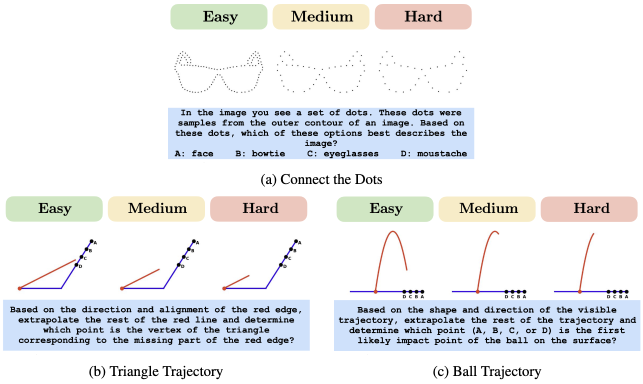
#> input picture assets/difficulities.png, 1286 x 768 px (shown at 1/2 size)
$ python -i connect_the_dots.py   (imports and definitions only)
#> lines starting #> are read from the running program, lines starting #| are printed output that depends on the picture; after the words box and inside, x2 and y2 are one past the last pixel; in counts of white or black regions, pixels touching at a corner belong together
### utils/io_tools.py
import os
import json
import yaml
import torch
import pickle
import pathlib
import importlib


# [31 lines left out: functions get_device, get_obj_from_str, instantiate_from_config, load_config_from_yaml, not called in this run]


def str2int(s):
    return int.from_bytes(s.encode(), 'little') % (2 ** 32 - 1)


def save_pickle(data, path):
    with open(path, 'wb') as file:
        pickle.dump(data, file)


# [11 lines left out: functions load_pickle, find_valid_name, not called in this run]


def check_and_create_dir(path):
    if not os.path.exists(path):
        os.makedirs(path)


def get_root(file, num_returns=1):
#> called with file = 'puzzles/connect_the_dots.py', num_returns = 2
    tmp = pathlib.Path(file)
    for _ in range(num_returns):
        tmp = tmp.parent.resolve()
    return tmp


def load_json(path, default=None):
#> in find_corners, img is the input picture: shape (768, 1286, 3); mean B, G, R 239, 236.6, 234.7
    if not os.path.exists and default is not None:
        return default
    with open(path, 'r') as f:
        return json.load(f)

def save_json(data, path):
    with open(path, 'w') as f:
        json.dump(data, f, indent=4)

# [15 lines left out: functions modify_json, load_resume_dict, not called in this run]

### puzzles/image_utils.py
import numpy as np
from PIL import Image
import matplotlib.pyplot as plt

def pad_to_square(img_array, pad_color=255):
    """Pad a NumPy image array (HWC or HW) to make it square."""
#> called with pad_color = 255
    h, w = img_array.shape[:2]
#> h = 768; w = 1286
    size = max(h, w)
#> size = 1286
    pad_vert = (size - h)
#> pad_vert = 518
    pad_horiz = (size - w)
#> pad_horiz = 0
    pad_top = pad_vert // 2
#> pad_top = 259
    pad_bottom = pad_vert - pad_top
#> pad_bottom = 259
    pad_left = pad_horiz // 2
#> pad_left = 0
    pad_right = pad_horiz - pad_left
#> pad_right = 0

    if img_array.ndim == 2:
        padded = np.pad(img_array, ((pad_top, pad_bottom), (pad_left, pad_right)),
                        mode='constant', constant_values=pad_color)
    else:
        padded = np.pad(img_array, ((pad_top, pad_bottom), (pad_left, pad_right), (0, 0)),
                        mode='constant', constant_values=pad_color)
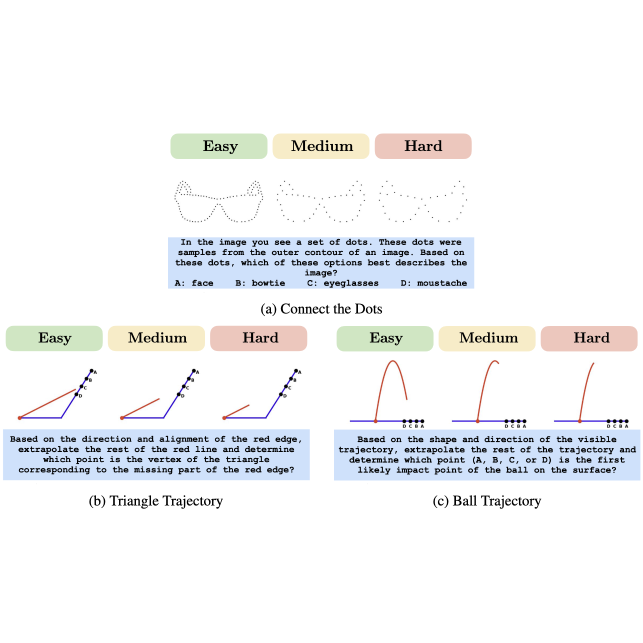
#> padded: shape (1286, 1286, 3) (shown at 1/2 size); mean B, G, R 245.4, 244, 242.9
    return padded

# [11 lines left out: function save_square_image, not called in this run]

### puzzles/connect_the_dots.py
import os
import cv2
import random
import numpy as np
from tqdm import tqdm
from utils import io_tools
import matplotlib.pyplot as plt
import puzzles.image_utils as iu

ROOT = io_tools.get_root(__file__, 2)
# [1 line that did not run here, left out]
LETTER_OPTIONS = ['A', 'B', 'C', 'D']

def find_corners(image_path, kernel_size=3, minDistance=5, image_size=(384, 384)):
    img = cv2.imread(image_path)
    img = iu.pad_to_square(img)
    gray = cv2.cvtColor(img, cv2.COLOR_BGR2GRAY)
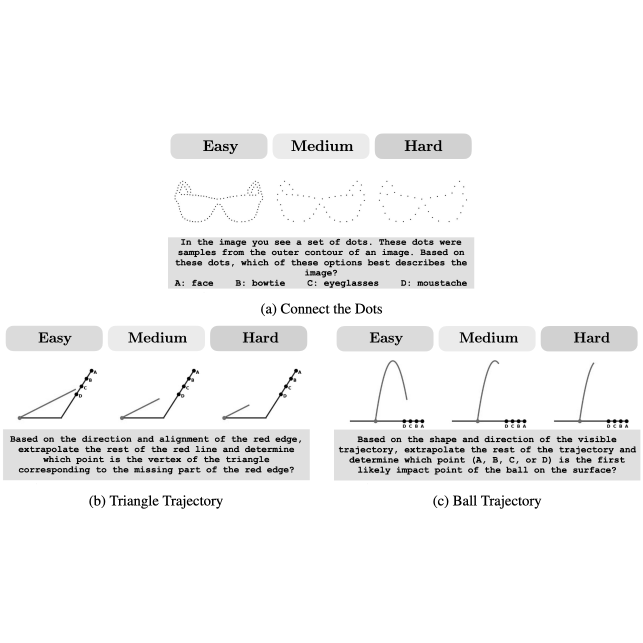
#> gray: shape (1286, 1286) (shown at 1/2 size); min 0, max 255, mean 243.9
    gray = cv2.resize(gray, image_size)
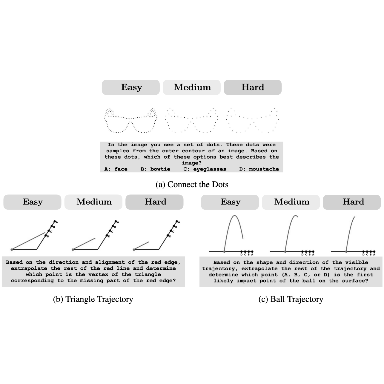
#> gray: shape (384, 384); min 0, max 255, mean 244.1
    minDistance = int(max(gray.shape[:2]) / 360 * minDistance)
#> minDistance = 5

    _, thresh = cv2.threshold(gray, 220, 255, cv2.THRESH_BINARY_INV)
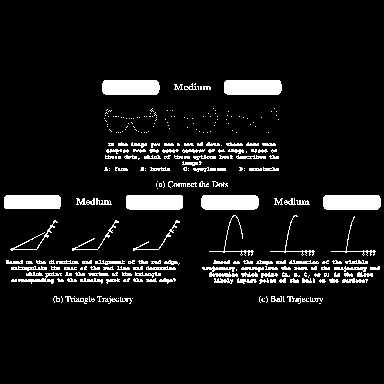
#> thresh: shape (384, 384); 7.7% white; 292 white regions (168 under 20 px)

    # Find contours
    contours, _ = cv2.findContours(thresh, cv2.RETR_EXTERNAL, cv2.CHAIN_APPROX_SIMPLE)
#> contours = 292 contours, 226 with area under 20; largest, box (x1, y1, x2, y2) and area: (323, 195, 381, 210) 784, (224, 80, 282, 95) 784, (201, 195, 259, 210) 779, (102, 80, 160, 95) 778, (126, 195, 183, 210) 777

    result = np.zeros_like(gray)
    cv2.drawContours(result, contours, -1, 255, thickness=1)
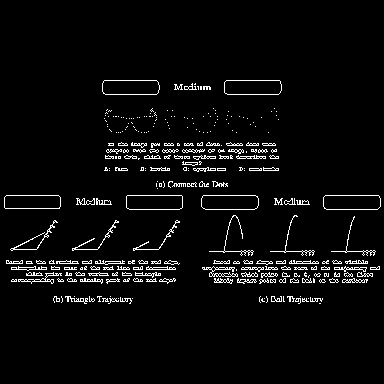
#> result: shape (384, 384); 4.1% white in thin lines or dots, all inside (x1, y1, x2, y2) = (4, 80, 381, 304)

    if kernel_size > 0:
        result = cv2.GaussianBlur(result, (kernel_size, kernel_size), 0)
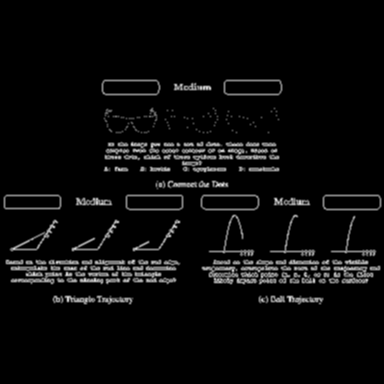
#> result: shape (384, 384); min 0, max 223, mean 10.6
    result = (result > 64) * (np.zeros_like(result) + 255)
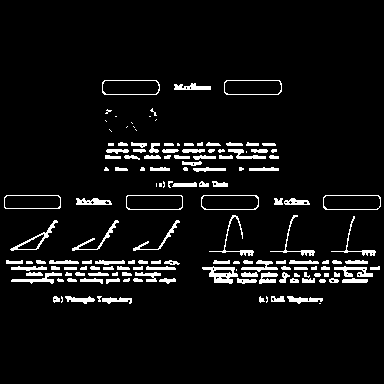
#> result: shape (384, 384); 6% white; 148 white regions (30 under 20 px), largest, box (x1, y1, x2, y2) and area: (202, 266, 238, 284) 325, (10, 220, 58, 251) 214, (334, 266, 373, 277) 214

    points = [(y, x) for (x, y) in zip(*np.where(result > 0))]
#> points = 8869 pairs, first value 4 to 380, second value 80 to 303

    points = np.asarray(points)

    remaining = points.copy()
#> remaining has the same summary as points
    selected = []

    while len(remaining) > 0:
        # Select the first point and remove nearby ones
        point = remaining[0]
        selected.append(tuple(point))
        dists = np.linalg.norm(remaining - point, axis=1)
        remaining = remaining[dists > minDistance]
#> this loop made 648 passes
#> point on passes 1 to 3: [104, 80], [110, 80], [116, 80]
#> after the loop, remaining = empty array; selected = 648 pairs, first value 4 to 380, second value 80 to 303


    random.shuffle(selected)

    return selected, result


# [233 lines left out: functions is_connected, find_connections, image_to_puzzle, find_edges, create_puzzle_images, generate_id and 2 more, not called in this run]

>>> result = find_corners('../assets/difficulities.png')
